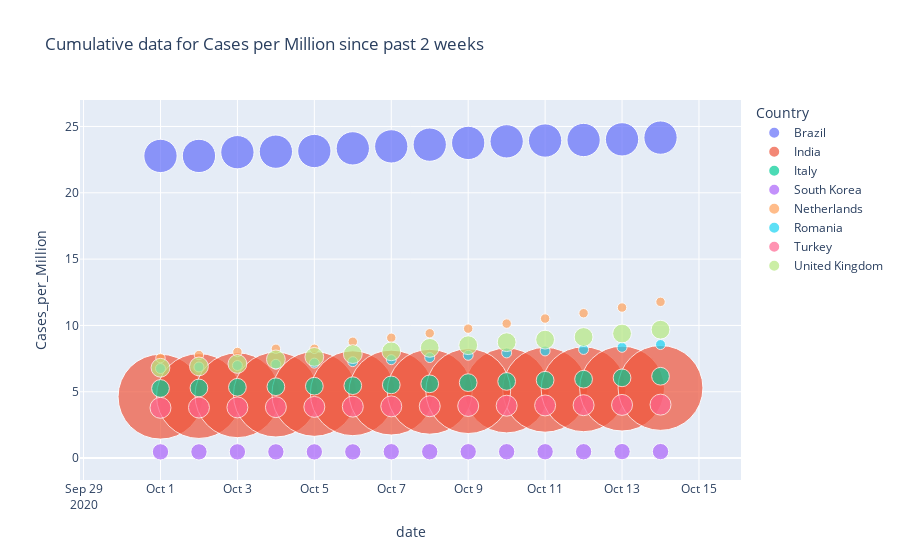

Notebook cell for this chart:
### Code cell
fig = px.scatter(
    data_frame=covid_countries_dapt, 
    x="date", 
    y="Cases_per_Million", 
    size="Population_million", 
    color="Country",
    hover_name="Country",
    size_max=60,
    title = "Cumulative data for Cases per Million since past 2 weeks"
)
fig.show()
plt.savefig("Cumulative Cases per million - Past 2 weeks across the 8 countries")

### Figure 1 — Plotly figure (JSON) as saved in the notebook; plotly's stock layout.template omitted (floating-point values rounded to 4 significant figures)
{"data": [{"hovertemplate": "<b>%{hovertext}</b><br><br>Country=Brazil<br>date=%{x}<br>Cases_per_Million=%{y}<br>Population_million=%{marker.size}<extra></extra>", "hovertext": ["Brazil", "Brazil", "Brazil", "Brazil", "Brazil", "Brazil", "Brazil", "Brazil", "Brazil", "Brazil", "Brazil", "Brazil", "Brazil", "Brazil"], "legendgroup": "Brazil", "marker": {"color": "#636efa", "size": [212800.0, 212800.0, 212800.0, 212800.0, 212800.0, 212800.0, 212800.0, 212800.0, 212800.0, 212800.0, 212800.0, 212800.0, 212800.0, 212800.0], "sizemode": "area", "sizeref": 384.0, "symbol": "circle"}, "mode": "markers", "name": "Brazil", "orientation": "v", "showlegend": true, "type": "scatter", "x": ["2020-10-01T00:00:00", "2020-10-10T00:00:00", "2020-10-11T00:00:00", "2020-10-12T00:00:00", "2020-10-13T00:00:00", "2020-10-14T00:00:00", "2020-10-02T00:00:00", "2020-10-03T00:00:00", "2020-10-04T00:00:00", "2020-10-05T00:00:00", "2020-10-06T00:00:00", "2020-10-07T00:00:00", "2020-10-08T00:00:00", "2020-10-09T00:00:00"], "xaxis": "x", "y": [22.78, 23.88, 23.94, 23.98, 24.03, 24.16, 22.78, 23.06, 23.1, 23.15, 23.35, 23.5, 23.63, 23.76], "yaxis": "y"}, {"hovertemplate": "<b>%{hovertext}</b><br><br>Country=India<br>date=%{x}<br>Cases_per_Million=%{y}<br>Population_million=%{marker.size}<extra></extra>", "hovertext": ["India", "India", "India", "India", "India", "India", "India", "India", "India", "India", "India", "India", "India", "India"], "legendgroup": "India", "marker": {"color": "#EF553B", "size": [1382000.0, 1382000.0, 1382000.0, 1382000.0, 1382000.0, 1382000.0, 1382000.0, 1382000.0, 1382000.0, 1382000.0, 1382000.0, 1382000.0, 1382000.0, 1382000.0], "sizemode": "area", "sizeref": 384.0, "symbol": "circle"}, "mode": "markers", "name": "India", "orientation": "v", "showlegend": true, "type": "scatter", "x": ["2020-10-01T00:00:00", "2020-10-10T00:00:00", "2020-10-11T00:00:00", "2020-10-12T00:00:00", "2020-10-13T00:00:00", "2020-10-14T00:00:00", "2020-10-02T00:00:00", "2020-10-03T00:00:00", "2020-10-04T00:00:00", "2020-10-05T00:00:00", "2020-10-06T00:00:00", "2020-10-07T00:00:00", "2020-10-08T00:00:00", "2020-10-09T00:00:00"], "xaxis": "x", "y": [4.63, 5.1, 5.15, 5.19, 5.24, 5.29, 4.68, 4.74, 4.79, 4.84, 4.89, 4.94, 5, 5.05], "yaxis": "y"}, {"hovertemplate": "<b>%{hovertext}</b><br><br>Country=Italy<br>date=%{x}<br>Cases_per_Million=%{y}<br>Population_million=%{marker.size}<extra></extra>", "hovertext": ["Italy", "Italy", "Italy", "Italy", "Italy", "Italy", "Italy", "Italy", "Italy", "Italy", "Italy", "Italy", "Italy", "Italy"], "legendgroup": "Italy", "marker": {"color": "#00cc96", "size": [60450.0, 60450.0, 60450.0, 60450.0, 60450.0, 60450.0, 60450.0, 60450.0, 60450.0, 60450.0, 60450.0, 60450.0, 60450.0, 60450.0], "sizemode": "area", "sizeref": 384.0, "symbol": "circle"}, "mode": "markers", "name": "Italy", "orientation": "v", "showlegend": true, "type": "scatter", "x": ["2020-10-01T00:00:00", "2020-10-10T00:00:00", "2020-10-11T00:00:00", "2020-10-12T00:00:00", "2020-10-13T00:00:00", "2020-10-14T00:00:00", "2020-10-02T00:00:00", "2020-10-03T00:00:00", "2020-10-04T00:00:00", "2020-10-05T00:00:00", "2020-10-06T00:00:00", "2020-10-07T00:00:00", "2020-10-08T00:00:00", "2020-10-09T00:00:00"], "xaxis": "x", "y": [5.25, 5.78, 5.87, 5.95, 6.05, 6.17, 5.29, 5.34, 5.38, 5.42, 5.46, 5.52, 5.6, 5.69], "yaxis": "y"}, {"hovertemplate": "<b>%{hovertext}</b><br><br>Country=South Korea<br>date=%{x}<br>Cases_per_Million=%{y}<br>Population_million=%{marker.size}<extra></extra>", "hovertext": ["South Korea", "South Korea", "South Korea", "South Korea", "South Korea", "South Korea", "South Korea", "South Korea", "South Korea", "South Korea", "South Korea", "South Korea", "South Korea", "South Korea"], "legendgroup": "South Korea", "marker": {"color": "#ab63fa", "size": [51280.0, 51280.0, 51280.0, 51280.0, 51280.0, 51280.0, 51280.0, 51280.0, 51280.0, 51280.0, 51280.0, 51280.0, 51280.0, 51280.0], "sizemode": "area", "sizeref": 384.0, "symbol": "circle"}, "mode": "markers", "name": "South Korea", "orientation": "v", "showlegend": true, "type": "scatter", "x": ["2020-10-01T00:00:00", "2020-10-10T00:00:00", "2020-10-11T00:00:00", "2020-10-12T00:00:00", "2020-10-13T00:00:00", "2020-10-14T00:00:00", "2020-10-02T00:00:00", "2020-10-03T00:00:00", "2020-10-04T00:00:00", "2020-10-05T00:00:00", "2020-10-06T00:00:00", "2020-10-07T00:00:00", "2020-10-08T00:00:00", "2020-10-09T00:00:00"], "xaxis": "x", "y": [0.47, 0.48, 0.48, 0.48, 0.49, 0.49, 0.47, 0.47, 0.47, 0.47, 0.47, 0.48, 0.48, 0.48], "yaxis": "y"}, {"hovertemplate": "<b>%{hovertext}</b><br><br>Country=Netherlands<br>date=%{x}<br>Cases_per_Million=%{y}<br>Population_million=%{marker.size}<extra></extra>", "hovertext": ["Netherlands", "Netherlands", "Netherlands", "Netherlands", "Netherlands", "Netherlands", "Netherlands", "Netherlands", "Netherlands", "Netherlands", "Netherlands", "Netherlands", "Netherlands", "Netherlands"], "legendgroup": "Netherlands", "marker": {"color": "#FFA15A", "size": [17140.0, 17140.0, 17140.0, 17140.0, 17140.0, 17140.0, 17140.0, 17140.0, 17140.0, 17140.0, 17140.0, 17140.0, 17140.0, 17140.0], "sizemode": "area", "sizeref": 384.0, "symbol": "circle"}, "mode": "markers", "name": "Netherlands", "orientation": "v", "showlegend": true, "type": "scatter", "x": ["2020-10-01T00:00:00", "2020-10-10T00:00:00", "2020-10-11T00:00:00", "2020-10-12T00:00:00", "2020-10-13T00:00:00", "2020-10-14T00:00:00", "2020-10-02T00:00:00", "2020-10-03T00:00:00", "2020-10-04T00:00:00", "2020-10-05T00:00:00", "2020-10-06T00:00:00", "2020-10-07T00:00:00", "2020-10-08T00:00:00", "2020-10-09T00:00:00"], "xaxis": "x", "y": [7.54, 10.14, 10.52, 10.92, 11.35, 11.78, 7.77, 8, 8.24, 8.24, 8.77, 9.07, 9.41, 9.76], "yaxis": "y"}, {"hovertemplate": "<b>%{hovertext}</b><br><br>Country=Romania<br>date=%{x}<br>Cases_per_Million=%{y}<br>Population_million=%{marker.size}<extra></extra>", "hovertext": ["Romania", "Romania", "Romania", "Romania", "Romania", "Romania", "Romania", "Romania", "Romania", "Romania", "Romania", "Romania", "Romania", "Romania"], "legendgroup": "Romania", "marker": {"color": "#19d3f3", "size": [19210.0, 19210.0, 19210.0, 19210.0, 19210.0, 19210.0, 19210.0, 19210.0, 19210.0, 19210.0, 19210.0, 19210.0, 19210.0, 19210.0], "sizemode": "area", "sizeref": 384.0, "symbol": "circle"}, "mode": "markers", "name": "Romania", "orientation": "v", "showlegend": true, "type": "scatter", "x": ["2020-10-01T00:00:00", "2020-10-10T00:00:00", "2020-10-11T00:00:00", "2020-10-12T00:00:00", "2020-10-13T00:00:00", "2020-10-14T00:00:00", "2020-10-02T00:00:00", "2020-10-03T00:00:00", "2020-10-04T00:00:00", "2020-10-05T00:00:00", "2020-10-06T00:00:00", "2020-10-07T00:00:00", "2020-10-08T00:00:00", "2020-10-09T00:00:00"], "xaxis": "x", "y": [6.75, 7.93, 8.08, 8.19, 8.35, 8.56, 6.87, 6.98, 7.07, 7.16, 7.27, 7.42, 7.58, 7.75], "yaxis": "y"}, {"hovertemplate": "<b>%{hovertext}</b><br><br>Country=Turkey<br>date=%{x}<br>Cases_per_Million=%{y}<br>Population_million=%{marker.size}<extra></extra>", "hovertext": ["Turkey", "Turkey", "Turkey", "Turkey", "Turkey", "Turkey", "Turkey", "Turkey", "Turkey", "Turkey", "Turkey", "Turkey", "Turkey", "Turkey"], "legendgroup": "Turkey", "marker": {"color": "#FF6692", "size": [84500.0, 84500.0, 84500.0, 84500.0, 84500.0, 84500.0, 84500.0, 84500.0, 84500.0, 84500.0, 84500.0, 84500.0, 84500.0, 84500.0], "sizemode": "area", "sizeref": 384.0, "symbol": "circle"}, "mode": "markers", "name": "Turkey", "orientation": "v", "showlegend": true, "type": "scatter", "x": ["2020-10-01T00:00:00", "2020-10-10T00:00:00", "2020-10-11T00:00:00", "2020-10-12T00:00:00", "2020-10-13T00:00:00", "2020-10-14T00:00:00", "2020-10-02T00:00:00", "2020-10-03T00:00:00", "2020-10-04T00:00:00", "2020-10-05T00:00:00", "2020-10-06T00:00:00", "2020-10-07T00:00:00", "2020-10-08T00:00:00", "2020-10-09T00:00:00"], "xaxis": "x", "y": [3.79, 3.95, 3.97, 3.99, 4.01, 4.03, 3.81, 3.82, 3.84, 3.86, 3.88, 3.9, 3.91, 3.93], "yaxis": "y"}, {"hovertemplate": "<b>%{hovertext}</b><br><br>Country=United Kingdom<br>date=%{x}<br>Cases_per_Million=%{y}<br>Population_million=%{marker.size}<extra></extra>", "hovertext": ["United Kingdom", "United Kingdom", "United Kingdom", "United Kingdom", "United Kingdom", "United Kingdom", "United Kingdom", "United Kingdom", "United Kingdom", "United Kingdom", "United Kingdom", "United Kingdom", "United Kingdom", "United Kingdom"], "legendgroup": "United Kingdom", "marker": {"color": "#B6E880", "size": [67950.0, 67950.0, 67950.0, 67950.0, 67950.0, 67950.0, 67950.0, 67950.0, 67950.0, 67950.0, 67950.0, 67950.0, 67950.0, 67950.0], "sizemode": "area", "sizeref": 384.0, "symbol": "circle"}, "mode": "markers", "name": "United Kingdom", "orientation": "v", "showlegend": true, "type": "scatter", "x": ["2020-10-01T00:00:00", "2020-10-10T00:00:00", "2020-10-11T00:00:00", "2020-10-12T00:00:00", "2020-10-13T00:00:00", "2020-10-14T00:00:00", "2020-10-02T00:00:00", "2020-10-03T00:00:00", "2020-10-04T00:00:00", "2020-10-05T00:00:00", "2020-10-06T00:00:00", "2020-10-07T00:00:00", "2020-10-08T00:00:00", "2020-10-09T00:00:00"], "xaxis": "x", "y": [6.81, 8.74, 8.93, 9.13, 9.39, 9.68, 6.91, 7.1, 7.44, 7.63, 7.84, 8.05, 8.31, 8.51], "yaxis": "y"}], "layout": {"legend": {"itemsizing": "constant", "title": {"text": "Country"}, "tracegroupgap": 0}, "title": {"text": "Cumulative data for Cases per Million since past 2 weeks"}, "xaxis": {"anchor": "y", "domain": [0, 1], "title": {"text": "date"}}, "yaxis": {"anchor": "x", "domain": [0, 1], "title": {"text": "Cases_per_Million"}}}}
